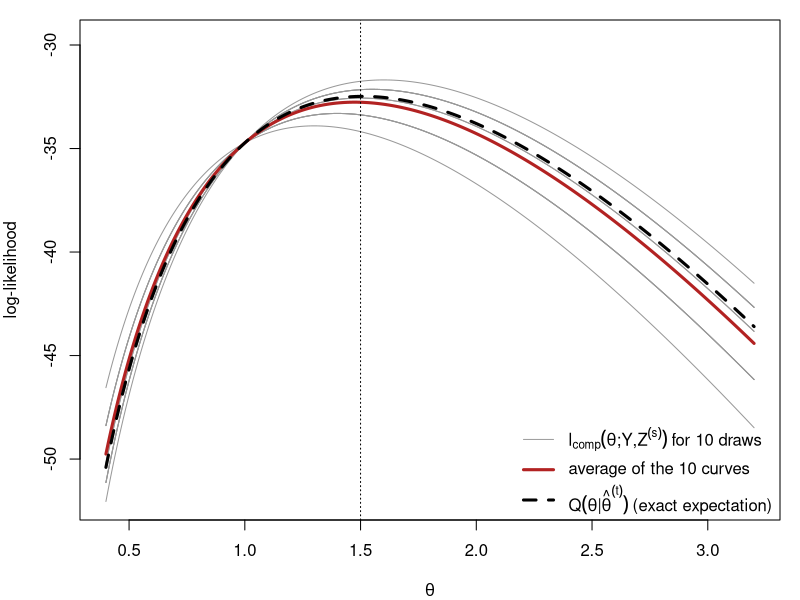
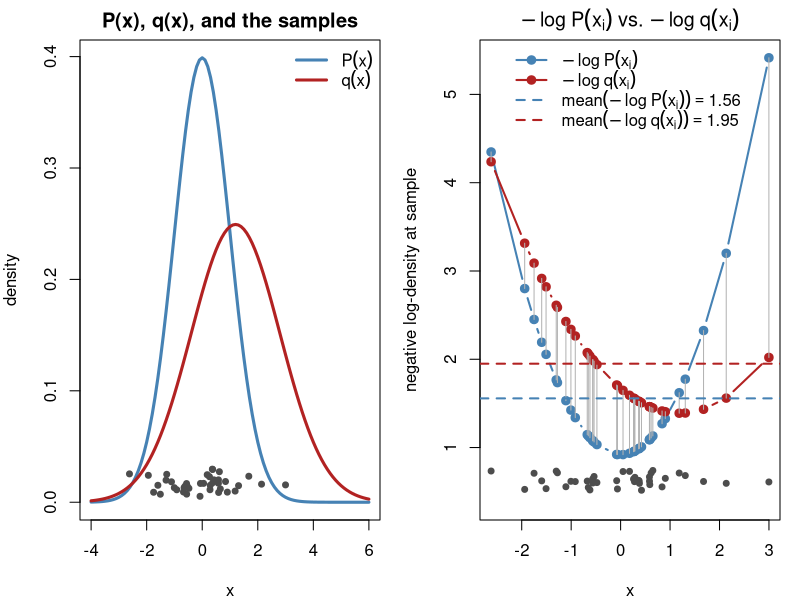
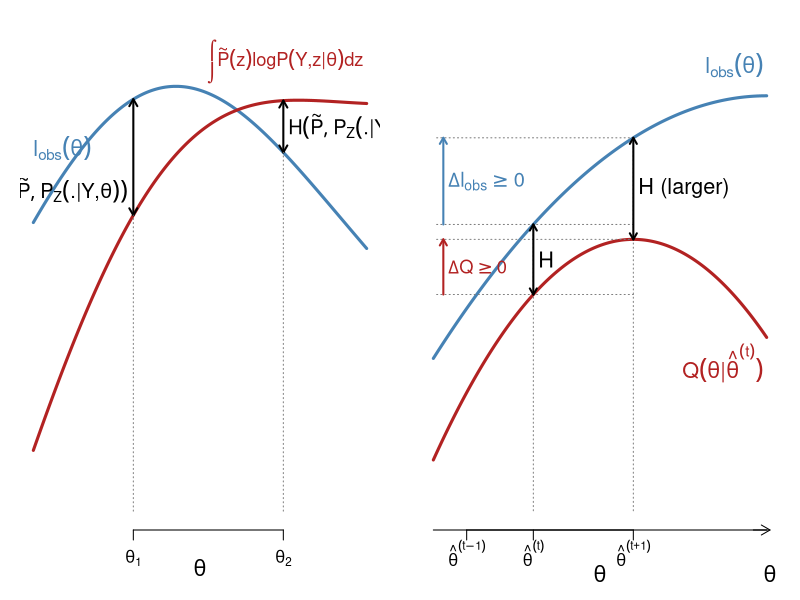
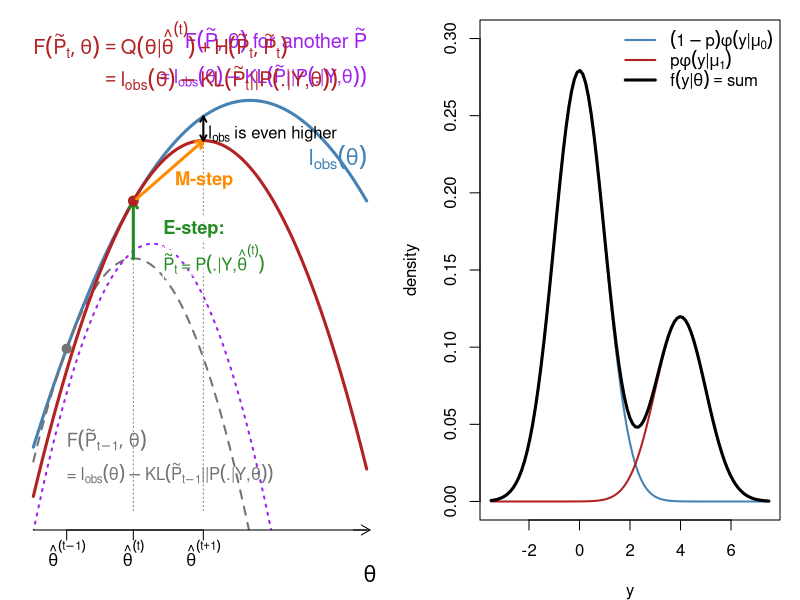
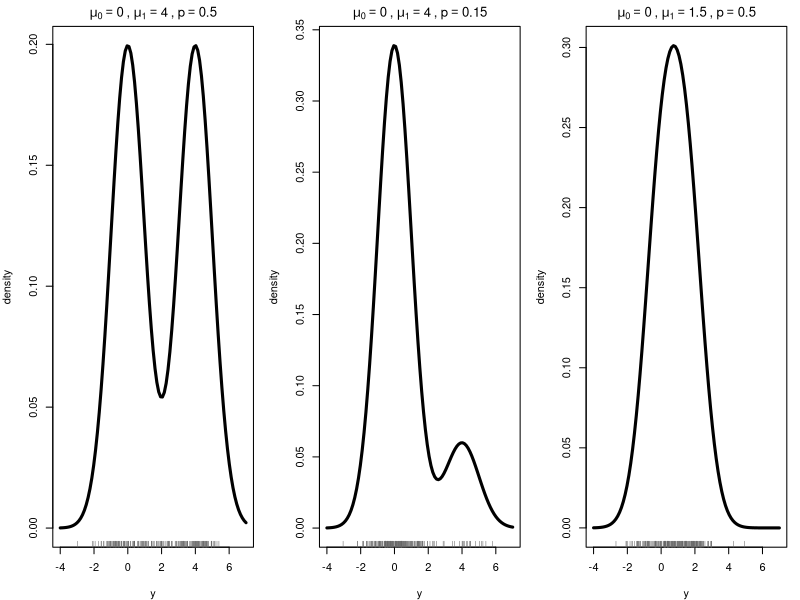
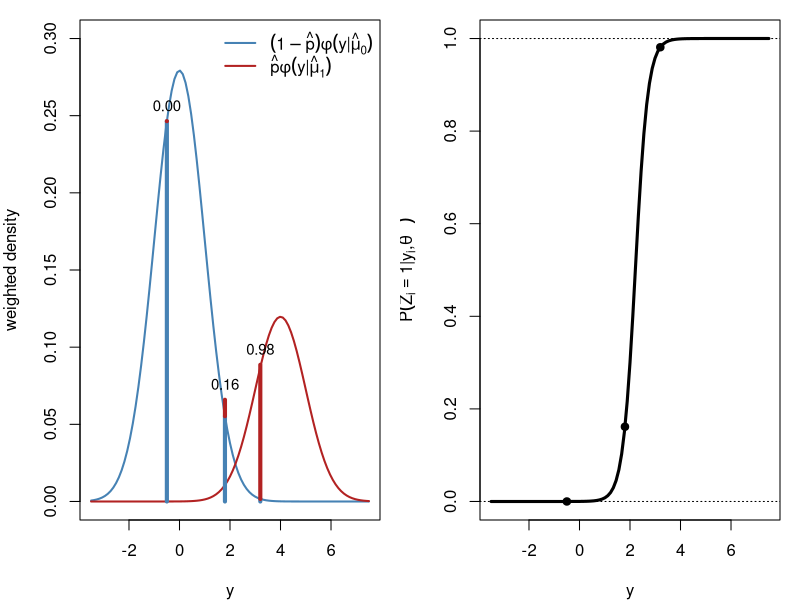
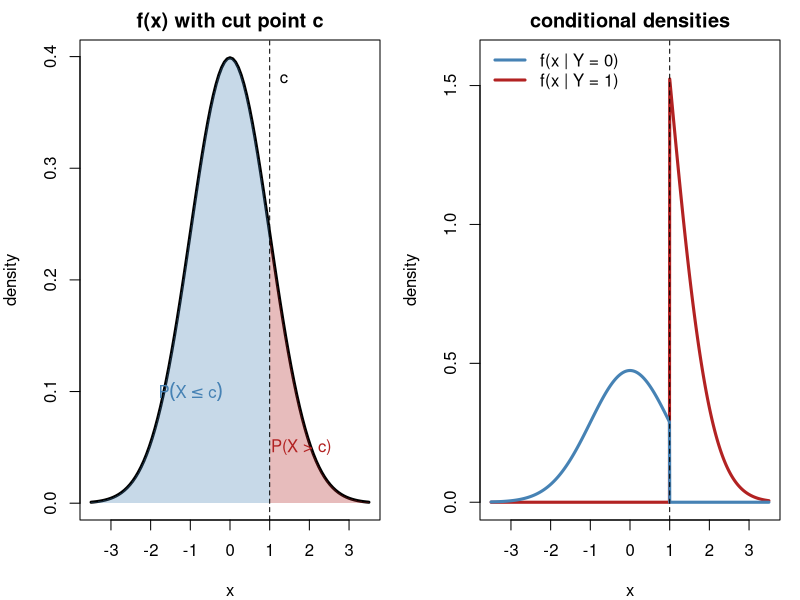
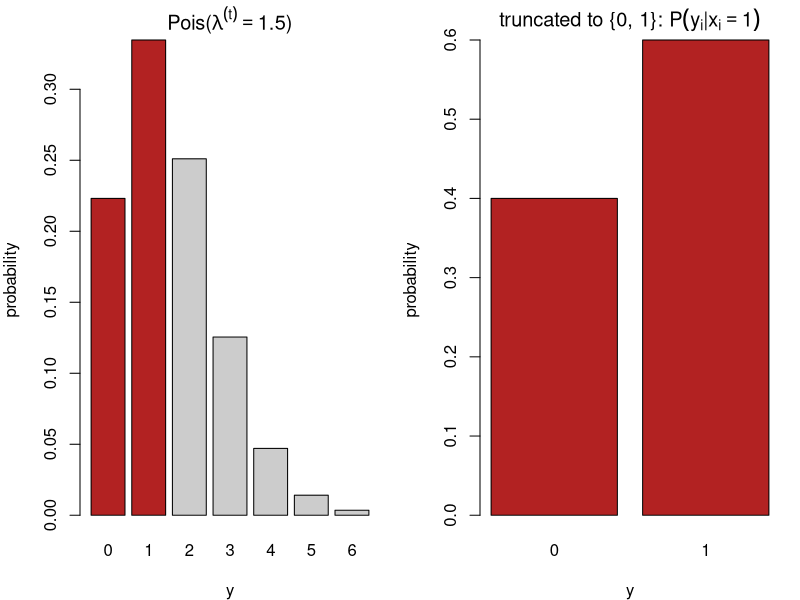

Here is the R script that generated these plots, in order:
## ---- chunk 1
#| include: false
set.seed(812)
knitr::opts_chunk$set(echo = FALSE, fig.align = "center")
# censored Poisson example used in several figures (Section 3):
# m exact observations, ncen observations known only to satisfy y < 2
yobs <- c(3, 2, 4, 1, 3, 2, 5, 3); m <- length(yobs); ncen <- 12; n <- m + ncen
lobs <- function(l) sum(dpois(yobs, l, log = TRUE)) + ncen * log(ppois(1, l))
lcomp <- function(l, z) -n * l + log(l) * (sum(yobs) + sum(z)) - sum(lfactorial(yobs))
Qfun  <- function(l, lt) lcomp(l, rep(lt / (1 + lt), ncen))
lam <- seq(0.4, 3.2, length.out = 300)
## ---- chunk 2
#| fig-width: 9
#| fig-height: 5
lt <- 1.5; S <- 10
Z <- replicate(S, rbinom(ncen, 1, lt / (1 + lt)))            # draws of the censored y_i
curves <- sapply(1:S, function(s) sapply(lam, lcomp, z = Z[, s]))
Qexact <- sapply(lam, Qfun, lt = lt)
par(mar = c(4, 4, 1, 1))
matplot(lam, curves, type = "l", lty = 1, lwd = 1, col = "gray60", xlab = expression(theta),
        ylab = "log-likelihood", ylim = range(curves) + c(0, 2))
lines(lam, rowMeans(curves), lwd = 3, col = "firebrick")
lines(lam, Qexact, lwd = 3, col = "black", lty = 2)
abline(v = lt, lty = 3)
legend("bottomright", bty = "n", lwd = c(1, 3, 3), lty = c(1, 1, 2), col = c("gray60", "firebrick", "black"),
       legend = c(expression(l[comp](theta*";"*Y*","*Z^(s)) ~ "for 10 draws"),
                  "average of the 10 curves",
                  expression(Q(theta*"|"*hat(theta)^(t)) ~ "(exact expectation)")))
## ---- chunk 3
#| fig-width: 10
#| fig-height: 4.6
par(mfrow = c(1, 2), mar = c(4, 4, 2, 1))
mu_p <- 0; sd_p <- 1; mu_q <- 1.2; sd_q <- 1.6; nsamp <- 40
x  <- rnorm(nsamp, mu_p, sd_p)                   # samples from P
nlp <- -dnorm(x, mu_p, sd_p, log = TRUE)         # -log P(x_i)
nlq <- -dnorm(x, mu_q, sd_q, log = TRUE)         # -log q(x_i)

curve(dnorm(x, mu_p, sd_p), -4, 6, lwd = 3, col = "steelblue", xlab = "x", ylab = "density",
      main = "P(x), q(x), and the samples")
curve(dnorm(x, mu_q, sd_q), add = TRUE, lwd = 3, col = "firebrick")
points(x, runif(nsamp, 0.005, 0.03), pch = 19, col = "gray30", cex = 0.8)   # jittered observations
legend("topright", bty = "n", lwd = 3, col = c("steelblue", "firebrick"),
       legend = c(expression(P(x)), expression(q(x))))

ord <- order(x)
yr  <- range(c(nlp, nlq)); gap <- diff(yr)
plot(x[ord], nlp[ord], type = "b", pch = 19, col = "steelblue", lwd = 2,
     xlab = "x", ylab = "negative log-density at sample",
     ylim = c(yr[1] - 0.12 * gap, yr[2]),
     main = expression(-log~P(x[i])~vs.~-log~q(x[i])))
lines(x[ord], nlq[ord], type = "b", pch = 19, col = "firebrick", lwd = 2)
segments(x[ord], nlp[ord], x[ord], nlq[ord], col = "gray70")
abline(h = mean(nlp), col = "steelblue", lty = 2, lwd = 2)
abline(h = mean(nlq), col = "firebrick", lty = 2, lwd = 2)
points(x, yr[1] - 0.09 * gap + runif(nsamp, 0, 0.05 * gap), pch = 19, col = "gray30", cex = 0.8)
legend("top", bty = "n", lwd = 2, lty = c(1, 1, 2, 2), pch = c(19, 19, NA, NA),
       col = c("steelblue", "firebrick", "steelblue", "firebrick"),
       legend = c(expression(-log~P(x[i])), expression(-log~q(x[i])),
                  bquote(mean(-log~P(x[i])) == .(round(mean(nlp), 2))),
                  bquote(mean(-log~q(x[i])) == .(round(mean(nlq), 2)))))
## ---- chunk 4
#| fig-width: 9
#| fig-height: 4.4
par(mar = c(3.5, 1, 1, 1))
th <- seq(0, 10, length.out = 300)
lo <- function(t) 3.2 - 0.045 * (t - 5.2)^2 + 0.5 * sin(t / 2.2)   # observed log-likelihood
av <- function(t) lo(t) - (1.4 - 0.45 * (t - 3))                    # an arbitrary average complete log-likelihood
plot(th, lo(th), type = "n", ylim = c(-1.5, 4.2), axes = FALSE, xlab = "", ylab = "")
mtext(expression(theta), side = 1, line = 1.5, cex = 1.3)
lines(th, lo(th), lwd = 3, col = "steelblue")
lines(th, av(th), lwd = 3, col = "firebrick")
text(0, lo(0) + 0.9, expression(l[obs](theta)), col = "steelblue", adj = 0, cex = 1.3)
text(9.9, av(9.9) + 0.5, expression(integral(tilde(P)(z)*log*P(Y*","*z*"|"*theta)*dz)),
     col = "firebrick", adj = 1, cex = 1.1)
for (t0 in c(3, 7.5)) {
    arrows(t0, av(t0), t0, lo(t0), code = 3, length = 0.08, lwd = 2)
    text(if (t0 == 3) t0 - 0.15 else t0 + 0.15, (av(t0) + lo(t0)) / 2 - if (t0 == 3) 0.4 else 0, expression(H(tilde(P), P[Z](.*"|"*Y*","*theta))), adj = if (t0 == 3) 1 else 0, cex = 1.2)
    segments(t0, -1.5, t0, min(av(t0), lo(t0)), lty = 3, col = "gray50")
}
axis(1, at = c(3, 7.5), labels = c(expression(theta[1]), expression(theta[2])), tick = TRUE)
## ---- chunk 5
#| fig-width: 9
#| fig-height: 3.9
par(mar = c(3.5, 1, 0.5, 1))
th <- seq(0, 10, length.out = 300)
t0 <- 3; t1 <- 6                                         # theta^(t), theta^(t+1)
Q  <- function(t) 2.6 - 0.07 * (t - t1)^2                # Q(theta | theta^(t)), maximised at theta^(t+1)
H  <- function(t) 0.8 + 0.04 * (t - t0)^2                # cross-entropy, smallest at theta^(t) (Gibbs)
lo <- function(t) Q(t) + H(t)                            # l_obs
plot(th, lo(th), type = "n", ylim = c(-0.5, 5), axes = FALSE, xlab = "", ylab = "")
mtext(expression(theta), side = 1, line = 1.8, cex = 1.3)
lines(th, lo(th), lwd = 3, col = "steelblue")
lines(th, Q(th),  lwd = 3, col = "firebrick")
text(9.9, lo(9.9) + 0.35, expression(l[obs](theta)), col = "steelblue", adj = 1, cex = 1.3)
text(9.9, Q(9.9) - 0.35, expression(Q(theta*"|"*hat(theta)^(t))), col = "firebrick", adj = 1, cex = 1.3)
segments(c(t0, t1), -0.5, c(t0, t1), c(lo(t0), lo(t1)), lty = 3, col = "gray50")
segments(0.1, c(Q(t0), lo(t0)), t1, c(Q(t0), lo(t0)), lty = 3, col = "gray50")
segments(0.1, c(Q(t1), lo(t1)), t1, c(Q(t1), lo(t1)), lty = 3, col = "gray50")
for (x in c(t0, t1)) arrows(x, Q(x), x, lo(x), code = 3, length = 0.07, lwd = 2)
text(t0 + 0.15, (Q(t0) + lo(t0)) / 2, "H", adj = 0, cex = 1.3)
text(t1 + 0.15, (Q(t1) + lo(t1)) / 2, "H (larger)", adj = 0, cex = 1.3)
arrows(0.3, Q(t0), 0.3, Q(t1), length = 0.07, lwd = 2, col = "firebrick")
text(0.45, (Q(t0) + Q(t1)) / 2, expression(Delta*Q >= 0), adj = 0, col = "firebrick", cex = 1.1)
arrows(0.3, lo(t0), 0.3, lo(t1), length = 0.07, lwd = 2, col = "steelblue")
text(0.45, (lo(t0) + lo(t1)) / 2, expression(Delta*l[obs] >= 0), adj = 0, col = "steelblue", cex = 1.2)
axis(1, at = c(0, 10), labels = FALSE, lwd.ticks = 0)                       # the theta axis
arrows(9.6, par("usr")[3], 10.1, par("usr")[3], length = 0.1, xpd = NA)
axis(1, at = c(1, t0, t1), labels = c(expression(hat(theta)^(t-1)), expression(hat(theta)^(t)), expression(hat(theta)^(t+1))), tick = TRUE)
mtext(expression(theta), side = 1, line = 1.8, at = 10.1, cex = 1.3)
## ---- chunk 6
#| fig-width: 9
#| fig-height: 4.6
par(mar = c(3.5, 1, 0.5, 1))
th <- seq(0, 10, length.out = 300); t0 <- 3
lo <- function(t) 3.5 - 0.15 * (t - 6.5)^2                      # l_obs
B0 <- function(t) lo(t) - 0.2625 * (t - 1)^2              # F(P~_{t-1}, theta): touches l_obs at theta^(t-1), maximised at theta^(t)
B2 <- function(t) lo(t) - 0.6 - 0.2625 * (t - 1.9)^2                       # F(P~, theta) for another P~ close to P~_{t-1}: below l_obs everywhere, below F(P~_{t-1}) at theta^(t-1)
B1 <- function(t) lo(t) - 0.1 * (t - t0)^2                     # F(P~_t, theta): touches l_obs at theta^(t)
t1 <- optimize(B1, c(0, 10), maximum = TRUE)$maximum             # M-step
plot(th, lo(th), type = "n", ylim = c(-4, 4.8), axes = FALSE, xlab = "", ylab = "")
lines(th, lo(th), lwd = 3, col = "steelblue")
lines(th, B0(th), lwd = 2, lty = 2, col = "gray45")
lines(th, B2(th), lwd = 2, lty = 3, col = "purple")
lines(th, B1(th), lwd = 3, col = "firebrick")
text(10, lo(10) + 0.8, expression(l[obs](theta)), col = "steelblue", adj = 1, cex = 1.3)
text(1.0, -2.7, expression(F(tilde(P)[t-1], theta)), col = "gray45", adj = 0, cex = 1.1)
text(1.0, -3.3, expression("="~l[obs](theta) - KL(tilde(P)[t-1]*"||"*P(.*"|"*Y*","*theta))), col = "gray45", adj = 0, cex = 1.0)
points(1, lo(1), pch = 19, col = "gray45", cex = 1.2)
text(10, 4.6, expression(F(tilde(P), theta)~"for another"~tilde(P)), col = "purple", adj = 1, cex = 1.2)
text(10, 3.95, expression(phantom(F(tilde(P), theta)~"for another"~tilde(P))== l[obs](theta) - KL(tilde(P)*"||"*P(.*"|"*Y*","*theta))), col = "purple", adj = 1, cex = 1.1)
text(0, 4.6, expression(F(tilde(P)[t], theta) == Q(theta*"|"*hat(theta)^(t)) + H(tilde(P)[t], tilde(P)[t])), col = "firebrick", adj = 0, cex = 1.2)
text(0, 3.9, expression(phantom(F(tilde(P)[t], theta)) == l[obs](theta) - KL(tilde(P)[t]*"||"*P(.*"|"*Y*","*theta))), col = "firebrick", adj = 0, cex = 1.2)
segments(c(t0, t1), -4, c(t0, t1), c(B0(t0), lo(t1)), lty = 3, col = "gray50")
arrows(t0, B0(t0), t0, lo(t0), length = 0.08, lwd = 3, col = "forestgreen")
for (d in list(c(-1, 0), c(1, 0), c(0, -1), c(0, 1), c(-1, -1), c(1, 1), c(-1, 1), c(1, -1)) )      # white halo behind the E-step label
    for (yy in c(1.15, 0.6)) text(3.9 + 0.07 * d[1], yy + 0.14 * d[2], if (yy > 1) expression(bold("E-step:")) else expression(tilde(P)[t]~"="~P(.*"|"*Y*","*hat(theta)^(t))), adj = 0, col = "white", cex = if (yy > 1) 1.1 else 1.0)
text(3.9, 1.15, expression(bold("E-step:")), adj = 0, col = "forestgreen", cex = 1.1)
text(3.9, 0.6, expression(tilde(P)[t]~"="~P(.*"|"*Y*","*hat(theta)^(t))), adj = 0, col = "forestgreen", cex = 1.0)
points(t0, lo(t0), pch = 19, col = "firebrick", cex = 1.3)
arrows(t0 + 0.1, B1(t0) + 0.04, t1, B1(t1), length = 0.08, lwd = 3, col = "darkorange")
text((t0 + t1) / 2 + 0.2, B1((t0 + t1) / 2) - 0.45, expression(bold("M-step")), col = "darkorange", adj = 0, cex = 1.1)
arrows(t1, B1(t1), t1, lo(t1), length = 0.06, lwd = 2, code = 3)
text(t1 + 0.15, (B1(t1) + lo(t1)) / 2 - 0.1, expression(l[obs]~"is even higher"), adj = 0, cex = 1.0)
axis(1, at = c(0, 10), labels = FALSE, lwd.ticks = 0)                       # the theta axis
arrows(9.6, par("usr")[3], 10.1, par("usr")[3], length = 0.1, xpd = NA)
axis(1, at = c(1, t0, t1), labels = c(expression(hat(theta)^(t-1)), expression(hat(theta)^(t)), expression(hat(theta)^(t+1))), tick = TRUE)
mtext(expression(theta), side = 1, line = 1.8, at = 10.1, cex = 1.3)
## ---- chunk 7
#| fig-width: 9
#| fig-height: 4.6
par(mar = c(4, 4, 1, 1)); mu0 <- 0; mu1 <- 4; p <- 0.3
curve((1 - p) * dnorm(x, mu0), -3.5, 7.5, lwd = 2, col = "steelblue", ylab = "density", xlab = "y",
      ylim = c(0, 0.3))
curve(p * dnorm(x, mu1), add = TRUE, lwd = 2, col = "firebrick")
curve((1 - p) * dnorm(x, mu0) + p * dnorm(x, mu1), add = TRUE, lwd = 3)
legend("topright", bty = "n", lwd = c(2, 2, 3), col = c("steelblue", "firebrick", "black"),
       legend = c(expression((1-p)*phi(y*"|"*mu[0])), expression(p*phi(y*"|"*mu[1])),
                  expression(f(y*"|"*theta) == "sum")))
## ---- chunk 8
#| fig-width: 10
#| fig-height: 4.4
par(mfrow = c(1, 3), mar = c(4, 4, 2, 1))
mix <- function(x, mu0, mu1, p) (1 - p) * dnorm(x, mu0) + p * dnorm(x, mu1)
for (s in list(c(0, 4, 0.5), c(0, 4, 0.15), c(0, 1.5, 0.5))) {
  curve(mix(x, s[1], s[2], s[3]), -4, 7, lwd = 3, xlab = "y", ylab = "density",
        main = bquote(mu[0] == .(s[1]) ~ "," ~ mu[1] == .(s[2]) ~ "," ~ p == .(s[3])))
  y <- ifelse(rbinom(200, 1, s[3]) == 1, rnorm(200, s[2]), rnorm(200, s[1]))
  rug(y, col = "gray40")
}
## ---- chunk 9
#| fig-width: 10
#| fig-height: 4.6
par(mfrow = c(1, 2), mar = c(4, 4, 1, 1)); mu0 <- 0; mu1 <- 4; p <- 0.3
f0 <- function(x) (1 - p) * dnorm(x, mu0); f1 <- function(x) p * dnorm(x, mu1)
curve(f0, -3.5, 7.5, lwd = 2, col = "steelblue", ylab = "weighted density", xlab = "y", ylim = c(0, 0.3))
curve(f1, add = TRUE, lwd = 2, col = "firebrick")
yi <- c(-0.5, 1.8, 3.2)
for (y in yi) { segments(y, 0, y, f0(y), col = "steelblue", lwd = 4)
  segments(y, f0(y), y, f0(y) + f1(y), col = "firebrick", lwd = 4)
  text(y, f0(y) + f1(y), sprintf("%.2f", f1(y) / (f0(y) + f1(y))), pos = 3, cex = 0.9) }
legend("topright", bty = "n", lwd = 2, col = c("steelblue", "firebrick"),
       legend = c(expression((1-hat(p))*phi(y*"|"*hat(mu)[0])), expression(hat(p)*phi(y*"|"*hat(mu)[1]))))
curve(f1(x) / (f0(x) + f1(x)), -3.5, 7.5, lwd = 3, xlab = "y",
      ylab = expression(P(Z[i] == 1*"|"*y[i]*","*hat(theta)^(t))))
abline(h = c(0, 1), lty = 3); points(yi, f1(yi) / (f0(yi) + f1(yi)), pch = 19)
## ---- chunk 10
#| fig-width: 10
#| fig-height: 4.8
par(mfrow = c(1, 2), mar = c(4, 4, 2, 1)); cc <- 1
curve(dnorm, -3.5, 3.5, lwd = 3, xlab = "x", ylab = "density", main = "f(x) with cut point c")
xs <- seq(cc, 3.5, length.out = 100)
polygon(c(xs, rev(xs)), c(dnorm(xs), rep(0, 100)), col = adjustcolor("firebrick", 0.3), border = NA)
xs <- seq(-3.5, cc, length.out = 100)
polygon(c(xs, rev(xs)), c(dnorm(xs), rep(0, 100)), col = adjustcolor("steelblue", 0.3), border = NA)
abline(v = cc, lty = 2); text(cc, 0.38, "c", pos = 4)
text(1.8, 0.05, "P(X > c)", col = "firebrick"); text(-1, 0.1, expression(P(X <= c)), col = "steelblue")
curve(dnorm(x) * (x > cc) / pnorm(cc, lower.tail = FALSE), -3.5, 3.5, lwd = 3, col = "firebrick",
      n = 1001, xlab = "x", ylab = "density", main = "conditional densities", ylim = c(0, 1.6))
curve(dnorm(x) * (x <= cc) / pnorm(cc), add = TRUE, lwd = 3, col = "steelblue", n = 1001)
abline(v = cc, lty = 2)
legend("topleft", bty = "n", lwd = 3, col = c("steelblue", "firebrick"),
       legend = c("f(x | Y = 0)", "f(x | Y = 1)"))
## ---- chunk 11
#| fig-width: 10
#| fig-height: 4.4
par(mfrow = c(1, 2), mar = c(4, 4, 2, 1)); lt <- 1.5; k <- 0:6
barplot(dpois(k, lt), names.arg = k, col = c("firebrick", "firebrick", rep("gray80", 5)),
        xlab = "y", ylab = "probability", main = bquote("Pois(" * lambda^(t) == .(lt) * ")"))
barplot(c(1, lt) / (1 + lt), names.arg = 0:1, col = "firebrick", xlab = "y", ylab = "probability",
        main = expression("truncated to {0, 1}: " * P(y[i]*"|"*x[i] == 1)))
## ---- chunk 12
#| fig-width: 6
#| fig-height: 4.6
par(mar = c(4, 4, 1, 1))
ctr <- rbind(c(0, 0), c(4, 3), c(1, 5))
Sig <- list(diag(2) * 0.8, matrix(c(1, 0.7, 0.7, 1), 2), diag(c(1.2, 0.4)))
cols <- c("steelblue", "firebrick", "forestgreen"); ang <- seq(0, 2 * pi, length.out = 100)
plot(NA, xlim = c(-3, 7), ylim = c(-3, 8), xlab = expression(y[1]), ylab = expression(y[2]))
for (k in 1:3) { R <- chol(Sig[[k]])
  pts <- matrix(rnorm(120), 60) %*% R + rep(ctr[k, ], each = 60)
  points(pts, col = adjustcolor(cols[k], 0.6), pch = 19, cex = 0.8)
  ell <- (cbind(cos(ang), sin(ang)) * 2.1) %*% R + rep(ctr[k, ], each = 100)
  lines(ell, col = cols[k], lwd = 2); points(ctr[k, 1], ctr[k, 2], pch = 4, lwd = 3, col = cols[k]) }
## ---- chunk 13
#| fig-width: 10
#| fig-height: 3.4
par(mar = c(4, 4, 1, 1)); N <- 120; P <- matrix(c(0.95, 0.05, 0.1, 0.9), 2, byrow = TRUE)
h <- integer(N); h[1] <- 1; for (i in 2:N) h[i] <- sample(1:2, 1, prob = P[h[i - 1], ])
y <- rnorm(N, mean = c(0, 3)[h])
plot(y, type = "n", xlab = "i", ylab = expression(y[i]))
r <- rle(h); e <- cumsum(r$lengths); s <- c(1, head(e, -1) + 1)
rect(s - 0.5, par("usr")[3], e + 0.5, par("usr")[4],
     col = adjustcolor(c("steelblue", "firebrick")[r$values], 0.15), border = NA)
lines(y, col = "gray30"); points(y, pch = 19, col = c("steelblue", "firebrick")[h], cex = 0.7)
legend("topright", bty = "n", pch = 19, col = c("steelblue", "firebrick"),
       legend = c(expression(h[i] == 1), expression(h[i] == 2)), horiz = TRUE)
